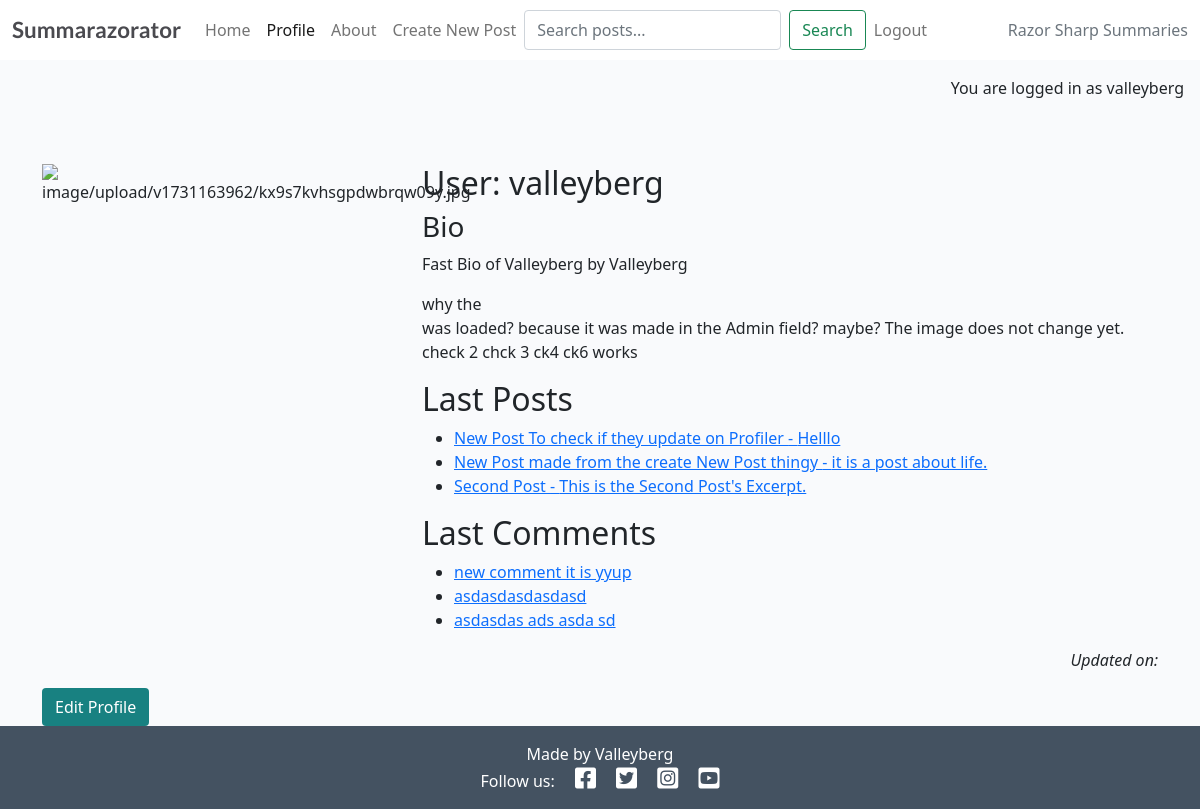
Page /profiler/ (signed in) on the earlier database version.
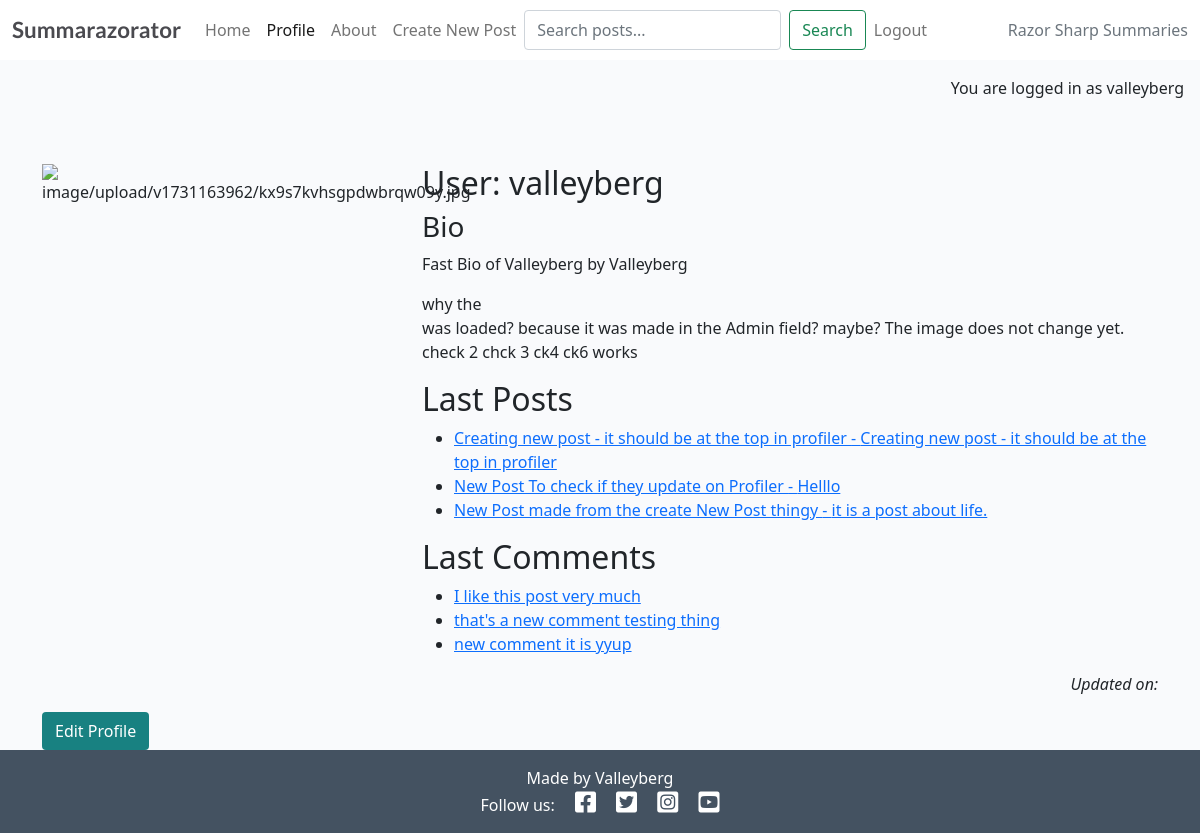
Same page on the later database version.
### forum/models.py (models this page shows, shortened)
class Post(models.Model):
    post_title = models.CharField(
        max_length=200,
        unique=True,
        help_text="Title of the post"
    )
    post_slug = models.SlugField(
        max_length=200,
        unique=True,
        help_text="URL-friendly version of the title"
    )
    post_author = models.ForeignKey(
        User,
        on_delete=models.CASCADE,
        related_name="forum_posts"
    )
    post_featured_image = CloudinaryField(
        'image',
        default='placeholder'
    )
    post_content = models.TextField(
        help_text="Main content of the post"
    )
    post_excerpt = models.TextField(
        blank=True,
        help_text="Brief summary of the post"
    )
    post_created_on = models.DateTimeField(auto_now_add=True)
    post_updated_at = models.DateTimeField(auto_now=True)
    post_status = models.IntegerField(
        choices=STATUS_CHOICES,
        default=0,
        help_text="0: Draft, 1: Published"
    )
    class Meta:
        ordering = ['-post_created_on']
        verbose_name = 'Post'
        verbose_name_plural = 'Posts'

class Comment(models.Model):
    parent_post = models.ForeignKey(
        Post,
        on_delete=models.CASCADE,
        related_name="comments"
    )
    comment_author = models.ForeignKey(
        User,
        on_delete=models.CASCADE,
        related_name="commenter"
    )
    comment_body = models.TextField(
        help_text="Content of the comment"
    )
    comment_type = models.CharField(
        max_length=10,
        choices=COMMENT_TYPE_CHOICES,
        default='positive',
        help_text="Whether the comment is positive or negative"
    )
    comment_created_on = models.DateTimeField(auto_now_add=True)
    comment_updated_at = models.DateTimeField(auto_now=True)
    comment_approved = models.BooleanField(
        default=True,
        help_text="Whether the comment is approved for display"
    )
    comment_reactors = models.ManyToManyField(
        User,
        related_name='post_reactions',
        blank=True,
        help_text="Users who have reacted to this comment"
    )
    class Meta:
        ordering = ['-comment_created_on']
        verbose_name = 'Comment'
        verbose_name_plural = 'Comments'

### profiler/views.py (the view)
# urls.py: path('', views.profiler_page, name='profiler'),
@login_required
def profiler_page(request):
    user = request.user
    try:
        profiler = Profiler.objects.get(profile_user=user)
    except Profiler.DoesNotExist:
        profiler = Profiler.objects.create(profile_user=user)
    profiler.profile_last_posts.set(
        Post.objects.filter(post_author=user)
        .order_by('-post_created_on')[:3]
    )
    profiler.profile_last_comments.set(
        Comment.objects.filter(comment_author=user)
        .order_by('-comment_created_on')[:3]
    )
    profiler.save()
    if request.method == "POST":
        profiler_form = ProfilerForm(data=request.POST, instance=profiler)
        if profiler_form.is_valid():
            profiler_form.save()
            messages.success(request, "Profile Edited and Saved")
            return HttpResponseRedirect(reverse("profiler"))
    else:
        profiler_form = ProfilerForm(instance=profiler)
    return render(
        request,
        "profiler/profiler.html",
        {
            "profiler": profiler,
            'profiler_form': profiler_form,
        },
    )

### profiler/forms.py
class ProfilerForm(forms.ModelForm):
    class Meta:
        model = Profiler
        fields = ('profile_image', 'profile_bio')

### profiler/templates/profiler/profiler.html (shortened to what this page needs)
{% extends 'base.html' %}
{% block content %}
{% load static %}
{% load crispy_forms_tags %}
<div class="container mt-5">
    <div class="row">
        <div class="col-4 text-center">
            {% if "placeholder" in profiler.profile_image.url %}
            <img src="{% static 'images/nobody.jpg' %}" class="scale" alt="placeholder image">
            {% else %}
            <img src="{{ profiler.profile_image.url }}" class="scale" alt="{{ profiler.profile_image }}">
            {% endif %}
        </div>
        <div class="col-8" id="profiler-data">
            <h2>User: {{ profiler.profile_user | safe }}</h2>
            <h3>Bio</h3>
            {{ profiler.profile_bio | safe }}
            <h2>Last Posts</h2>
            {% if profiler.profile_last_posts.exists %}
            <ul>
                {% with posts=profiler.profile_last_posts.all %}
                {% for post in posts %}
                <li><a href="{% url 'post_detail' post.post_slug %}">{{ post.post_title }} - {{ post.post_excerpt }}</a>
                </li>
                {% endfor %}
                {% endwith %}
            </ul>
            {% else %}
            <p>No posts available.</p>
            {% endif %}
            <h2>Last Comments</h2>
            {% if profiler.profile_last_comments.exists %}
            <ul>
                {% with comments=profiler.profile_last_comments.all %}
                {% for comment in comments %}
                <li>
                    <a href="{% url 'post_detail' comment.parent_post.post_slug %}">{{ comment.comment_body }}</a>
                </li>
                {% endfor %}
                {% endwith %}
            </ul>
            {% else %}
            <p>No comments available.</p>
            {% endif %}
        </div>
    </div>
    <div class="row">
        <div class="col text-right">
            <p class="text-end"><em>Updated on: {{ profiler.updated_on }}</em></p>
        </div>
    </div>
    <a href="{% url 'profiler_edit' profiler.id %}" class="btn btn-edit">Edit Profile</a>
</div>
{% endblock content %}

Differences in the rows shown:
no longer on this page (row unchanged): Post: post_title "Second Post", post_excerpt "This is the Second Post's Excerpt."
no longer on this page (row unchanged): Comment: comment_body "asdasdasdasdasd"
no longer on this page (row unchanged): Comment: comment_body "asdasdas ads asda sd"
added Post: post_title "Creating new post - it should be at the top in profiler", post_excerpt "Creating new post - it should be at the top in profiler"
added Comment: comment_body "I like this post very much"
added Comment: comment_body "that's a new comment testing thing"
